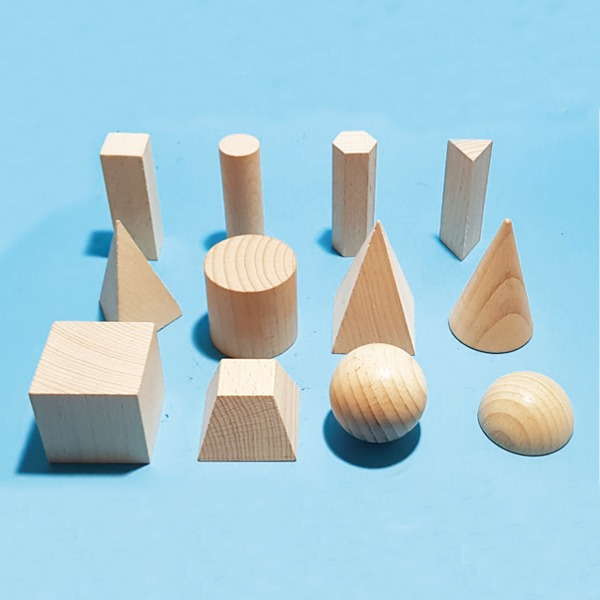
#> input picture ML/auto_label/test.jpg, 600 x 600 px
$ python main.py
#> lines starting #> are read from the running program, lines starting #| are printed output that depends on the picture; after the words box and inside, x2 and y2 are one past the last pixel; in counts of white or black regions, pixels touching at a corner belong together
import cv2
import numpy as np
import os

class AutoLabeler:
    def __init__(self):
        self.image = None
        self.edges = None
        self.result = None
        self.window_name = "Auto Labeler"
        self.image_path = None

    def mouse_callback(self, event, x, y, flags, param):
        if event == cv2.EVENT_LBUTTONDOWN:
            # 클릭한 지점에서 flood fill 실행
            mask = np.zeros((self.image.shape[0] + 2, self.image.shape[1] + 2), np.uint8)
            flood_fill_mask = self.edges.copy()
            cv2.floodFill(flood_fill_mask, mask, (x, y), 255)

            # flood fill로 채워진 영역 찾기
            filled_area = cv2.subtract(flood_fill_mask, self.edges)

            # 결과 이미지에 채워진 영역을 검은색으로 설정
            self.result[filled_area == 255] = 0

            # 결과 표시
            cv2.imshow(self.window_name, self.result)

    def process_image(self, image_path):
#> called with image_path = 'test.jpg'
        self.image_path = image_path
        # 이미지 로드 및 전처리
        self.image = cv2.imread(image_path, cv2.IMREAD_GRAYSCALE)
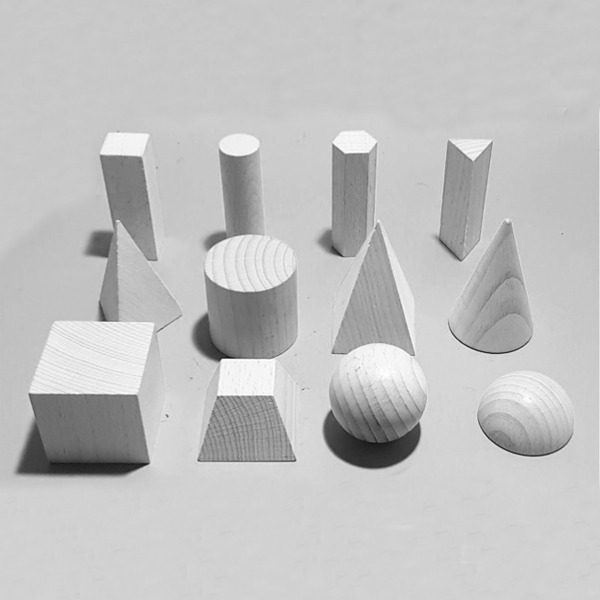
#> self.image: shape (600, 600); min 18, max 255, mean 193.4
        if self.image is None:
            raise ValueError("이미지를 불러올 수 없습니다.")

        # 엣지 검출
        self.edges = cv2.Canny(self.image, 50, 150)
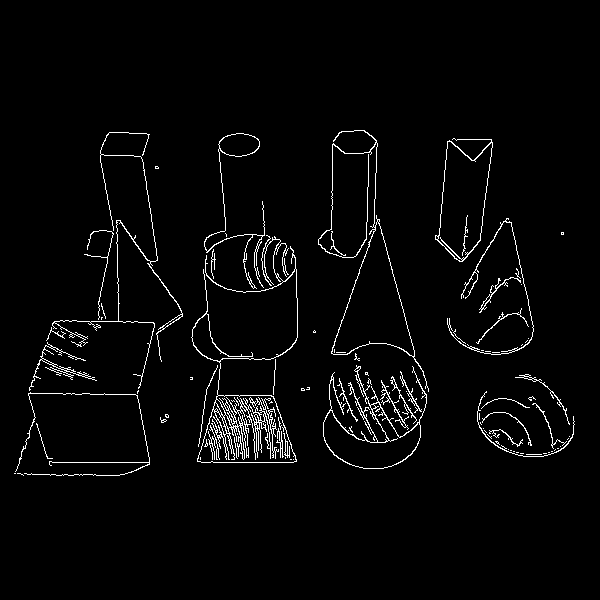
#> self.edges: shape (600, 600); 2.8% white in thin lines or dots, all inside (x1, y1, x2, y2) = (14, 130, 575, 476)

        # 결과 이미지 초기화 (흰색 배경)
        self.result = np.ones_like(self.image) * 255

        # 엣지를 결과 이미지에 그리기
        self.result[self.edges == 255] = 0

        # 윈도우 생성 및 마우스 콜백 설정
        cv2.namedWindow(self.window_name)
        cv2.setMouseCallback(self.window_name, self.mouse_callback)

        while True:
            key = cv2.waitKey(1) & 0xFF
#> (key q is pressed here)
            if key == ord('q'):  # q를 누르면 종료
                break
            elif key == ord('s'):  # s를 누르면 저장
                self.save_result()
                break
            elif key == ord('r'):  # r를 누르면 리셋
                self.result = np.ones_like(self.image) * 255
                self.result[self.edges == 255] = 0
                cv2.imshow(self.window_name, self.result)

        cv2.destroyAllWindows()

    def save_result(self):
        # 결과 저장
        input_filename = os.path.basename(self.image_path)
        filename_without_ext = os.path.splitext(input_filename)[0]

        # output 폴더 생성
        output_dir = 'output'
        os.makedirs(output_dir, exist_ok=True)

        # output 폴더에 같은 이름으로 png 저장
        output_path = os.path.join(output_dir, f'{filename_without_ext}.png')
        cv2.imwrite(output_path, self.result)

def main():
    labeler = AutoLabeler()
    labeler.process_image('test.jpg')  # 입력 이미지 경로 예시

if __name__ == "__main__":
    main()
